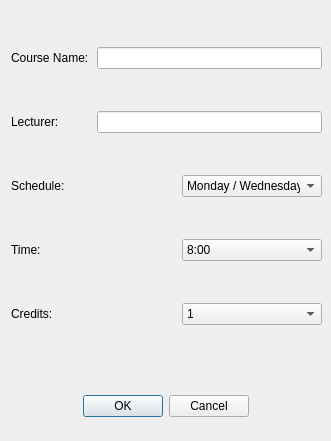
         <widget class="QWidget" name="tab_4">
          <attribute name="title">
           <string>Add Course</string>
          </attribute>
          <widget class="QWidget" name="layoutWidget">
           <property name="geometry">
            <rect>
             <x>11</x>
             <y>11</y>
             <width>311</width>
             <height>351</height>
            </rect>
           </property>
           <layout class="QVBoxLayout" name="verticalLayout_2">
            <item>
             <layout class="QHBoxLayout" name="horizontalLayout_14">
              <item>
               <widget class="QLabel" name="label_8">
                <property name="minimumSize">
                 <size>
                  <width>80</width>
                  <height>10</height>
                 </size>
                </property>
                <property name="maximumSize">
                 <size>
                  <width>82</width>
                  <height>10</height>
                 </size>
                </property>
                <property name="text">
                 <string>Course Name:</string>
                </property>
               </widget>
              </item>
              <item>
               <widget class="QLineEdit" name="lineEdit">
                <property name="minimumSize">
                 <size>
                  <width>140</width>
                  <height>10</height>
                 </size>
                </property>
               </widget>
              </item>
             </layout>
            </item>
            <item>
             <layout class="QHBoxLayout" name="horizontalLayout_15">
              <item>
               <widget class="QLabel" name="label_10">
                <property name="minimumSize">
                 <size>
                  <width>80</width>
                  <height>10</height>
                 </size>
                </property>
                <property name="maximumSize">
                 <size>
                  <width>80</width>
                  <height>10</height>
                 </size>
                </property>
                <property name="text">
                 <string>Lecturer:</string>
                </property>
               </widget>
              </item>
              <item>
               <widget class="QLineEdit" name="lineEdit_2">
                <property name="minimumSize">
                 <size>
                  <width>140</width>
                  <height>10</height>
                 </size>
                </property>
               </widget>
              </item>
             </layout>
            </item>
            <item>
             <layout class="QHBoxLayout" name="horizontalLayout_7">
              <item>
               <widget class="QLabel" name="label_11">
                <property name="minimumSize">
                 <size>
                  <width>80</width>
                  <height>10</height>
                 </size>
                </property>
                <property name="text">
                 <string>Schedule:</string>
                </property>
               </widget>
              </item>
              <item>
               <widget class="QComboBox" name="comboBox">
                <property name="minimumSize">
                 <size>
                  <width>140</width>
                  <height>10</height>
                 </size>
                </property>
                <property name="maximumSize">
                 <size>
                  <width>140</width>
                  <height>16777215</height>
                 </size>
                </property>
                <item>
                 <property name="text">
                  <string>Monday / Wednesday</string>
                 </property>
                </item>
                <item>
                 <property name="text">
                  <string>Tuesday / Thursday</string>
                 </property>
                </item>
                <item>
                 <property name="text">
                  <string>Monday</string>
                 </property>
                </item>
                <item>
                 <property name="text">
                  <string>Tuesday</string>
                 </property>
                </item>
                <item>
                 <property name="text">
                  <string>Wednesday</string>
                 </property>
                </item>
                <item>
                 <property name="text">
                  <string>Thursday</string>
                 </property>
                </item>
                <item>
                 <property name="text">
                  <string>Friday</string>
                 </property>
                </item>
                <item>
                 <property name="text">
                  <string>Saturday</string>
                 </property>
                </item>
                <item>
                 <property name="text">
                  <string>Online</string>
                 </property>
                </item>
               </widget>
              </item>
             </layout>
            </item>
            <item>
             <layout class="QHBoxLayout" name="horizontalLayout_8">
              <item>
               <widget class="QLabel" name="label_12">
                <property name="minimumSize">
                 <size>
                  <width>80</width>
                  <height>10</height>
                 </size>
                </property>
                <property name="text">
                 <string>Time:</string>
                </property>
               </widget>
              </item>
              <item>
               <widget class="QComboBox" name="comboBox_2">
                <property name="minimumSize">
                 <size>
                  <width>140</width>
                  <height>10</height>
                 </size>
                </property>
                <property name="maximumSize">
                 <size>
                  <width>140</width>
                  <height>16777215</height>
                 </size>
                </property>
                <item>
                 <property name="text">
                  <string>8:00</string>
                 </property>
                </item>
                <item>
                 <property name="text">
                  <string>8:30</string>
                 </property>
                </item>
                <item>
                 <property name="text">
                  <string>9:00</string>
                 </property>
                </item>
                <item>
                 <property name="text">
                  <string>9:30</string>
                 </property>
                </item>
                <item>
                 <property name="text">
                  <string>10:00</string>
                 </property>
                </item>
                <item>
                 <property name="text">
                  <string>10:30</string>
                 </property>
                </item>
                <item>
                 <property name="text">
                  <string>11:00</string>
                 </property>
                </item>
                <item>
                 <property name="text">
                  <string>11:30</string>
                 </property>
                </item>
                <item>
                 <property name="text">
                  <string>12:00</string>
                 </property>
                </item>
                <item>
                 <property name="text">
                  <string>12:30</string>
                 </property>
                </item>
                <item>
                 <property name="text">
                  <string>1:00</string>
                 </property>
                </item>
                <item>
                 <property name="text">
                  <string>1:30</string>
                 </property>
                </item>
                <item>
                 <property name="text">
                  <string>2:00</string>
                 </property>
                </item>
                <item>
                 <property name="text">
                  <string>2:30</string>
                 </property>
                </item>
                <item>
                 <property name="text">
                  <string>3:00</string>
                 </property>
                </item>
                <item>
                 <property name="text">
                  <string>3:30</string>
                 </property>
                </item>
                <item>
                 <property name="text">
                  <string>4:00</string>
                 </property>
                </item>
                <item>
                 <property name="text">
                  <string>4:30</string>
                 </property>
                </item>
                <item>
                 <property name="text">
                  <string>5:00</string>
                 </property>
                </item>
                <item>
                 <property name="text">
                  <string>5:30</string>
                 </property>
                </item>
                <item>
                 <property name="text">
                  <string>6:00</string>
                 </property>
                </item>
                <item>
                 <property name="text">
                  <string>6:30</string>
                 </property>
                </item>
                <item>
                 <property name="text">
                  <string>7:00</string>
                 </property>
                </item>
               </widget>
              </item>
             </layout>
            </item>
            <item>
             <layout class="QHBoxLayout" name="horizontalLayout_9">
              <item>
               <widget class="QLabel" name="label_9">
                <property name="minimumSize">
                 <size>
                  <width>80</width>
                  <height>10</height>
                 </size>
                </property>
                <property name="text">
                 <string>Credits:</string>
                </property>
               </widget>
              </item>
              <item>
               <widget class="QComboBox" name="comboBox_3">
                <property name="minimumSize">
                 <size>
                  <width>140</width>
                  <height>10</height>
                 </size>
                </property>
                <property name="maximumSize">
                 <size>
                  <width>140</width>
                  <height>16777215</height>
                 </size>
                </property>
                <item>
                 <property name="text">
                  <string>1</string>
                 </property>
                </item>
                <item>
                 <property name="text">
                  <string>2</string>
                 </property>
                </item>
                <item>
                 <property name="text">
                  <string>3</string>
                 </property>
                </item>
               </widget>
              </item>
             </layout>
            </item>
           </layout>
          </widget>
          <widget class="QWidget" name="layoutWidget">
           <property name="geometry">
            <rect>
             <x>10</x>
             <y>380</y>
             <width>311</width>
             <height>52</height>
            </rect>
           </property>
           <layout class="QHBoxLayout" name="horizontalLayout_16">
            <item>
             <spacer name="horizontalSpacer_8">
              <property name="orientation">
               <enum>Qt::Horizontal</enum>
              </property>
              <property name="sizeHint" stdset="0">
               <size>
                <width>17</width>
                <height>20</height>
               </size>
              </property>
             </spacer>
            </item>
            <item>
             <widget class="QDialogButtonBox" name="buttonBox">
              <property name="sizePolicy">
               <sizepolicy hsizetype="Expanding" vsizetype="Minimum">
                <horstretch>0</horstretch>
                <verstretch>0</verstretch>
               </sizepolicy>
              </property>
              <property name="minimumSize">
               <size>
                <width>0</width>
                <height>50</height>
               </size>
              </property>
              <property name="standardButtons">
               <set>QDialogButtonBox::Cancel|QDialogButtonBox::Ok</set>
              </property>
             </widget>
            </item>
            <item>
             <spacer name="horizontalSpacer_7">
              <property name="orientation">
               <enum>Qt::Horizontal</enum>
              </property>
              <property name="sizeHint" stdset="0">
               <size>
                <width>13</width>
                <height>20</height>
               </size>
              </property>
             </spacer>
            </item>
           </layout>
          </widget>
         </widget>
